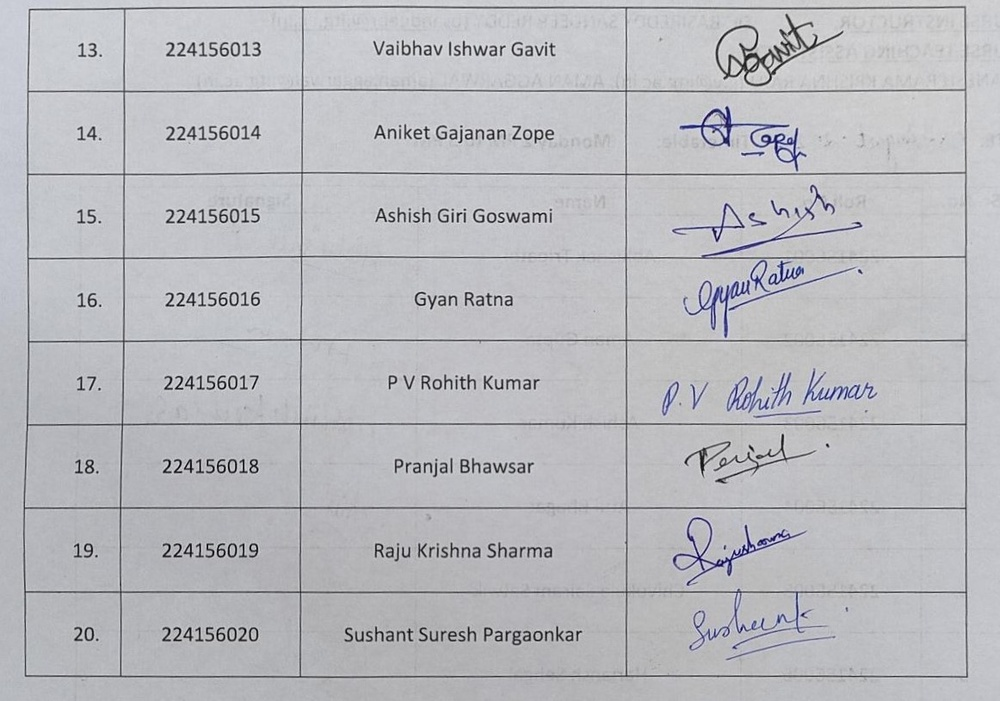
#> input picture data/attendance_sheets/attendancesheet12.jpg, 1000 x 701 px, shrunk from 1162 x 815 before the run, found by its file name
$ python preprocess.py
#> lines starting #> are read from the running program, lines starting #| are printed output that depends on the picture; after the words box and inside, x2 and y2 are one past the last pixel; in counts of white or black regions, pixels touching at a corner belong together
import cv2
import numpy as np
import pandas as pd
import matplotlib.pyplot as plt
import csv
from PIL import Image
import pytesseract
import re
pytesseract.pytesseract.tesseract_cmd = r'C:\Users\vigne\AppData\Local\Programs\Python\Python39\Scripts\Tesseract-OCR\tesseract.exe'

#read your file
file=r'Signature-verification-and-automatic-attendance-marking-system\data\attendance_sheets\attendancesheet12.jpg'
img = cv2.imread(file,0)

#thresholding the image to a binary image
thresh,img_bin = cv2.threshold(img,165,255,cv2.THRESH_BINARY)
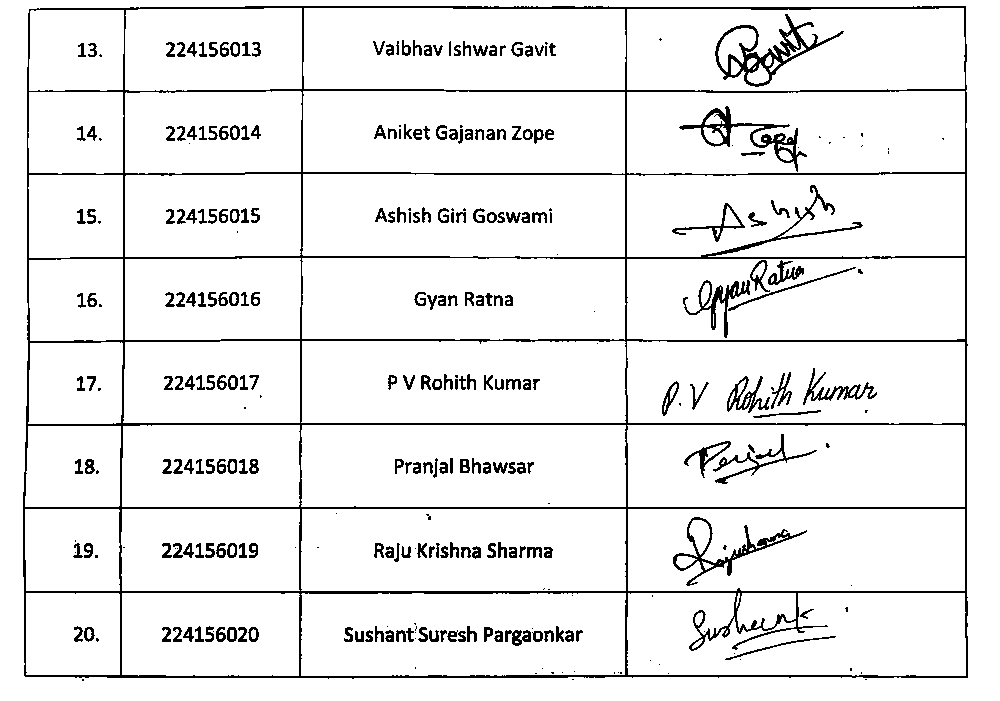
#> img_bin: shape (701, 1000); 92.8% white; black in thin lines or dots
#inverting the image
img_bin = 255-img_bin
#> img_bin: shape (701, 1000); 7.2% white in thin lines or dots
# cv2.imwrite('/content/newimagest.jpeg',img_bin)
#Plotting the image to see the output
plotting = plt.imshow(img_bin,cmap='gray')

# Length(width) of kernel as 100th of total width
kernel_len = np.array(img).shape[1]//100
# Defining a vertical kernel to detect all vertical lines of image
ver_kernel = cv2.getStructuringElement(cv2.MORPH_RECT, (1, kernel_len))
# Defining a horizontal kernel to detect all horizontal lines of image
hor_kernel = cv2.getStructuringElement(cv2.MORPH_RECT, (kernel_len, 1))
# A kernel of 2x2
kernel = cv2.getStructuringElement(cv2.MORPH_RECT, (2, 2))

#Use vertical kernel to detect and save the vertical lines in a jpg
image_1 = cv2.erode(img_bin, ver_kernel, iterations=3)
#> image_1: shape (701, 1000); 0.77% white in thin lines or dots, all inside (x1, y1, x2, y2) = (23, 21, 968, 666)
vertical_lines = cv2.dilate(image_1, ver_kernel, iterations=3)
#> vertical_lines: shape (701, 1000); 0.97% white in thin lines or dots
cv2.imwrite("vertical.jpeg",vertical_lines)
#Plot the generated image
plotting = plt.imshow(image_1,cmap='gray')

#Use horizontal kernel to detect and save the horizontal lines in a jpg
image_2 = cv2.erode(img_bin, hor_kernel, iterations=3)
#> image_2: shape (701, 1000); 2.2% white in thin lines or dots, all inside (x1, y1, x2, y2) = (38, 6, 956, 678)
horizontal_lines = cv2.dilate(image_2, hor_kernel, iterations=3)
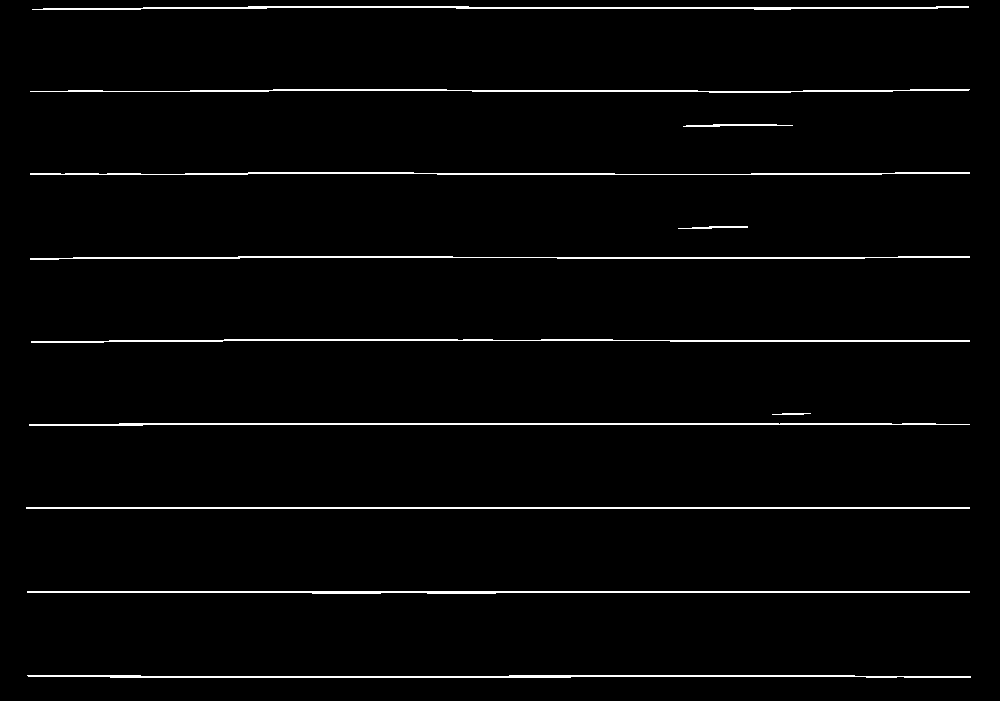
#> horizontal_lines: shape (701, 1000); 2.4% white in thin lines or dots
#Plot the generated image
plotting = plt.imshow(image_2,cmap='gray')

# Combine horizontal and vertical lines in a new third image, with both having same weight.
img_vh = cv2.addWeighted(vertical_lines, 0.5, horizontal_lines, 0.5, 0.0)
#Eroding and thesholding the image
img_vh = cv2.erode(~img_vh, kernel, iterations=2)
thresh, img_vh = cv2.threshold(img_vh,128,255, cv2.THRESH_BINARY | cv2.THRESH_OTSU)
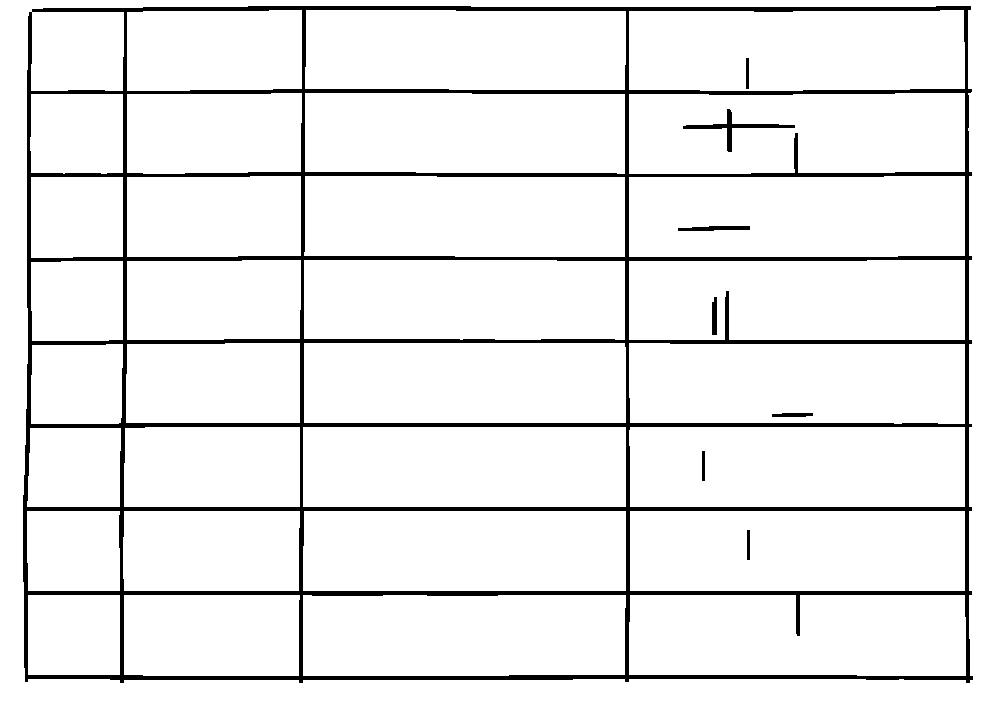
#> img_vh: shape (701, 1000); 93.1% white; 8 black regions
#> thresh = 127
bitxor = cv2.bitwise_xor(img,img_vh)
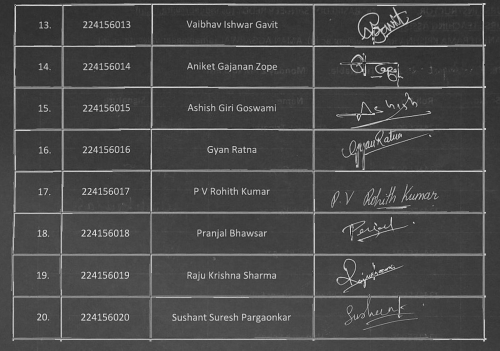
#> bitxor: shape (701, 1000) (shown at 1/2 size); min 3, max 255, mean 72.2
bitnot = cv2.bitwise_not(bitxor)
#Plotting the generated image
plotting = plt.imshow(bitnot,cmap='gray')

# Detect contours for following box detection
contours, hierarchy = cv2.findContours(img_vh, cv2.RETR_TREE, cv2.CHAIN_APPROX_SIMPLE)
#> contours = 40 contours; largest, box (x1, y1, x2, y2) and area: (0, 0, 1000, 701) 699300, (22, 5, 974, 684) 629062, (629, 176, 965, 257) 26479, (629, 595, 966, 676) 26403, (629, 427, 965, 507) 26402

def sort_contours(cnts, method="left-to-right"):
    # initialize the reverse flag and sort index
#> called with method = 'left-to-right'
    reverse = False
    i = 0
    # handle if we need to sort in reverse
    if method == "right-to-left" or method == "bottom-to-top":
        reverse = True
    # handle if we are sorting against the y-coordinate rather than
    # the x-coordinate of the bounding box
    if method == "top-to-bottom" or method == "bottom-to-top":
          i = 1
    # construct the list of bounding boxes and sort them from top to
    # bottom
    boundingBoxes = [cv2.boundingRect(c) for c in cnts]
#> boundingBoxes = 40 items, first 6: (0, 0, 1000, 701), (22, 5, 952, 679), (629, 595, 337, 81), (303, 595, 323, 81), (124, 595, 176, 81), (28, 595, 92, 80)
    (cnts, boundingBoxes) = zip(*sorted(zip(cnts, boundingBoxes),key=lambda b:b[1][i], reverse=reverse))
#> cnts has the same summary as contours outside sort_contours; boundingBoxes = 40 items, first 6: (0, 0, 1000, 701), (22, 5, 952, 679), (27, 511, 93, 80), (27, 428, 94, 79), (28, 595, 92, 80), (30, 94, 93, 80)
    # return the list of sorted contours and bounding boxes
    return (cnts, boundingBoxes)

# Sort all the contours by top to bottom.
contours, boundingBoxes = sort_contours(contours)

#Creating a list of heights for all detected boxes
heights = [boundingBoxes[i][3] for i in range(len(boundingBoxes))]
#> heights = 40 values, max 701 at index 0, min 6 at index 39, mean 101.7
#Get mean of heights
mean = np.mean(heights)
#> mean = 101.7

#Create list box to store all boxes in
box = []
img = cv2.imread(file,0)
# Get position (x,y), width and height for every contour and show the contour on image
for c in contours:
    x, y, w, h = cv2.boundingRect(c)
    if (w>100 and w<1000 and h>10 and h<500):
        image = cv2.rectangle(img,(x,y),(x+w,y+h),(0,125,10),2)
        box.append([x,y,w,h])
#> this loop made 40 passes
#> (x, y, w, h) on passes 2, 3, 4, 6, 7, 8, 9, 10: (22, 5, 952, 679), (27, 511, 93, 80), (27, 428, 94, 79), (30, 94, 93, 80), (31, 344, 92, 80), (31, 261, 92, 80), (31, 177, 92, 81), (123, 511, 177, 80)
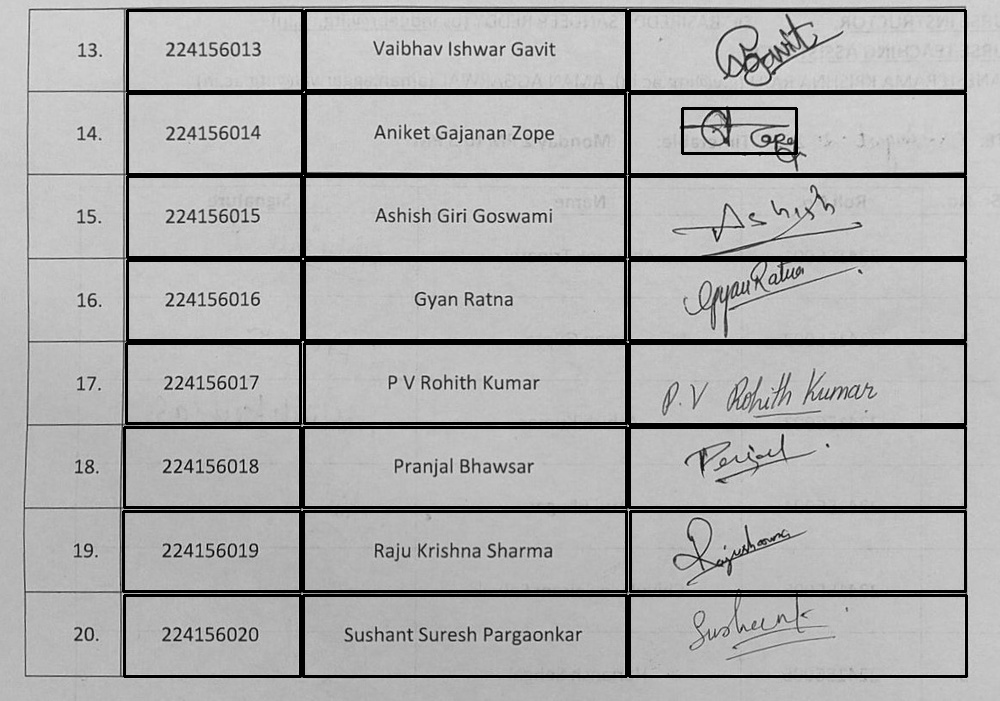
#> img: shape (701, 1000); min 0, max 236, mean 174.2
#> after the loop, box = 25 items, first 6: [123, 511, 177, 80], [124, 595, 176, 81], [124, 427, 176, 80], [126, 343, 174, 80], [127, 260, 174, 80], [127, 176, 174, 81]
plotting = plt.imshow(image,cmap="gray")

#Creating two lists to define row and column in which cell is located
row=[]
column=[]
j=0
#Sorting the boxes to their respective row and column
for i in range(len(box)):
    if(i==0):
        column.append(box[i])
        previous=box[i]
    else:
        if(box[i][1]<=previous[1]+mean/2):
            column.append(box[i])
            previous=box[i]
            if(i==len(box)-1):
                row.append(column)
        else:
            row.append(column)
            column=[]
            previous = box[i]
            column.append(box[i])
#> this loop made 25 passes
#> after the loop, row = 5 items

box = sorted(box, key = lambda x:(x[1],x[0]))
#> box = 25 items, first 6: [127, 10, 175, 81], [305, 10, 321, 80], [629, 10, 336, 81], [127, 93, 175, 81], [305, 93, 320, 81], [629, 93, 336, 81]
final = []
newl = []
prev = [0,0,0,0]
for i in box:

  if(newl==[] or prev[1]>=i[1]-20 and prev[1]<=i[1]+20 ):

      newl.append(i)
      prev = i

  else:
    final.append(newl)
    newl = [i]
    prev = i
#> this loop made 25 passes
#> after the loop, final = 7 items
final.append(newl)

count = 0
img = cv2.imread(file,0)
for boxes in final:

    if len(boxes) <4:
        continue

    boxes = sorted(boxes)
    roll = boxes[1]
    sign = boxes[3]


    texto = img[roll[1]:roll[1]+roll[3],roll[0]:roll[0]+roll[2]]
    cropped_image = img[sign[1]:sign[1]+sign[3],sign[0]:sign[0]+sign[2]]
#> (the run stopped early here; a loop or call above may not have finished)

$ run again, with data/attendance_sheets/attendancesheet11.jpg copied over data/attendance_sheets/attendancesheet12.jpg
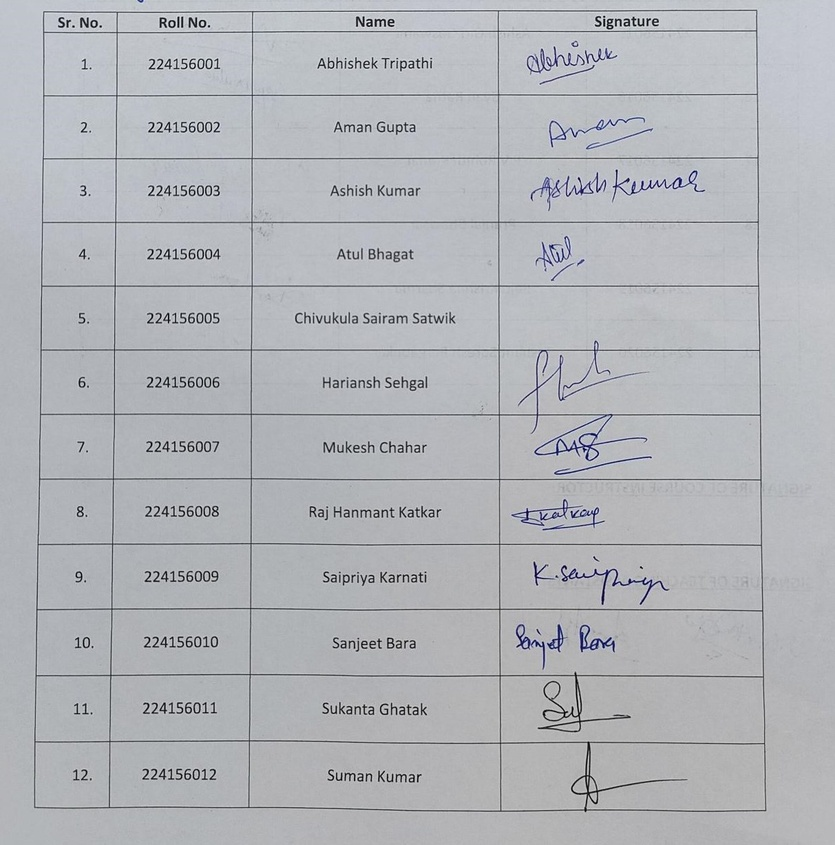
#> input picture data/attendance_sheets/attendancesheet11.jpg, 835 x 845 px, shrunk from 1213 x 1227 before the run, found by its file name
#> image_1: shape (845, 835); 0.82% white in thin lines or dots, all inside (x1, y1, x2, y2) = (34, 22, 766, 803)
#> vertical_lines: shape (845, 835); 1% white in thin lines or dots, all inside (x1, y1, x2, y2) = (34, 13, 766, 815)
#> image_2: shape (845, 835); 2.2% white in thin lines or dots, all inside (x1, y1, x2, y2) = (46, 10, 758, 812)
#> horizontal_lines: shape (845, 835); 2.5% white in thin lines or dots, all inside (x1, y1, x2, y2) = (37, 10, 770, 812)
#> thresh = 127
#> contours = 62 contours; largest, box (x1, y1, x2, y2) and area: (0, 0, 835, 845) 703896, (33, 9, 773, 818) 582476, (503, 612, 763, 676) 15742, (502, 482, 761, 544) 15630, (503, 678, 764, 743) 15586
#> in sort_contours, `boundingBoxes = [cv2.boundingRect(c) for c in cnts]`: boundingBoxes = 62 items, first 6: (0, 0, 835, 845), (33, 9, 740, 809), (590, 745, 175, 65), (651, 778, 43, 6), (503, 745, 84, 65), (37, 745, 72, 62)
#> in sort_contours, `(cnts, boundingBoxes) = zip(*sorted(zip(cnts, boundingBoxes),key=lambd..`: cnts has the same summary as contours outside sort_contours; boundingBoxes = 62 items, first 6: (0, 0, 835, 845), (33, 9, 740, 809), (37, 745, 72, 62), (38, 678, 72, 63), (39, 612, 72, 63), (40, 547, 72, 62)
#> heights = 62 values, max 845 at index 0, min 5 at index 55, mean 79.24
#> mean = 79.24
#> the loop `for c in contours:` made 62 passes
#> (x, y, w, h) on passes 2 to 9: (33, 9, 740, 809), (37, 745, 72, 62), (38, 678, 72, 63), (39, 612, 72, 63), (40, 547, 72, 62), (41, 482, 72, 62), (43, 417, 71, 61), (43, 353, 71, 61)
#> after the loop `for c in contours:`:
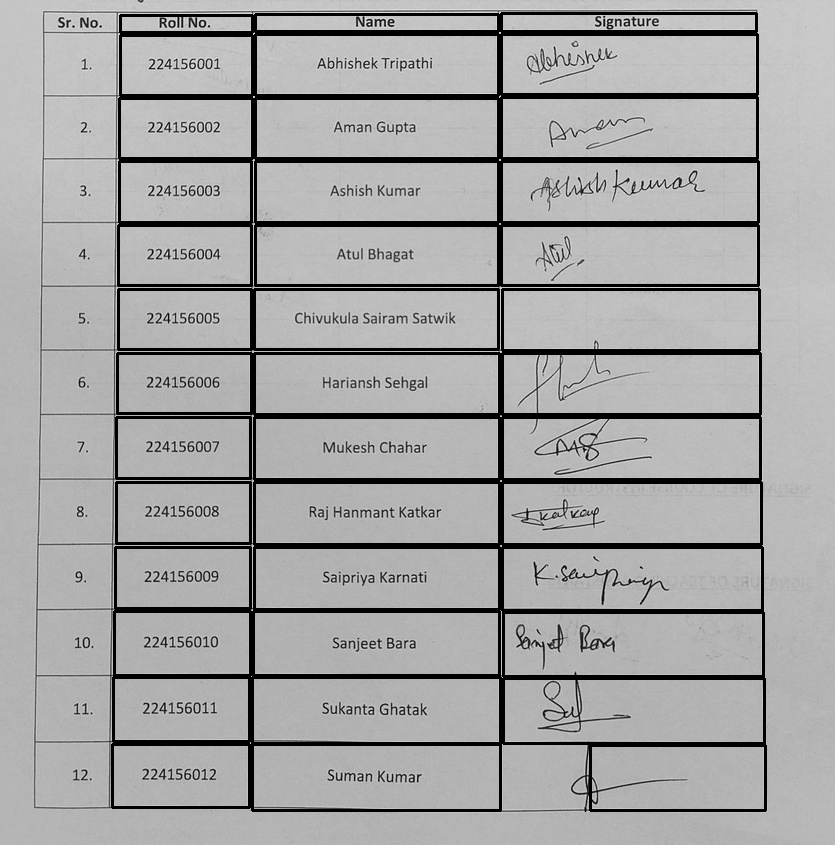
#> img: shape (845, 835); min 0, max 255, mean 165.8
#> after the loop `for c in contours:`: box = 39 items, first 6: [112, 744, 137, 63], [113, 677, 136, 64], [114, 611, 136, 64], [115, 547, 135, 61], [116, 482, 134, 61], [116, 417, 134, 61]
#> the loop `for i in range(len(box)):` made 39 passes
#> after the loop `for i in range(len(box)):`: row = 5 items
#> `box = sorted(box, key = lambda x:(x[1],x[0]))`: box = 39 items, first 6: [501, 13, 255, 18], [255, 14, 243, 17], [120, 15, 132, 17], [255, 34, 243, 61], [501, 34, 256, 60], [120, 35, 132, 60]
#> the loop `for i in box: ` made 39 passes
#> after the loop `for i in box:`: final = 11 items
